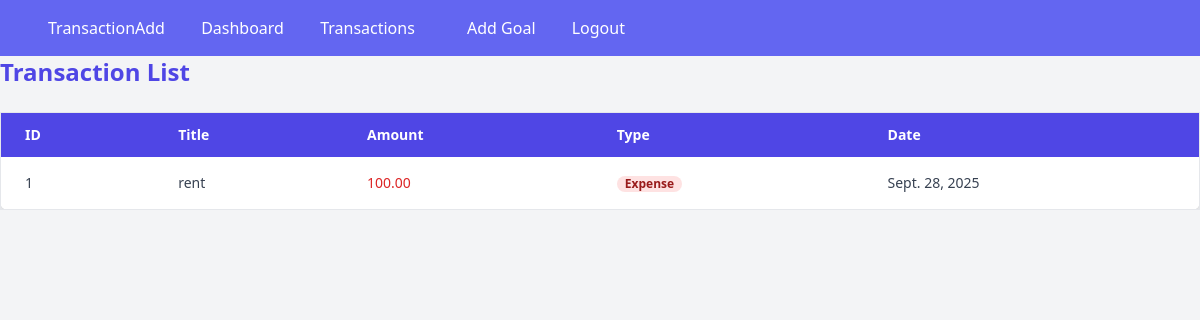
Before: /finance/transaction-list (signed in) with the older database file.
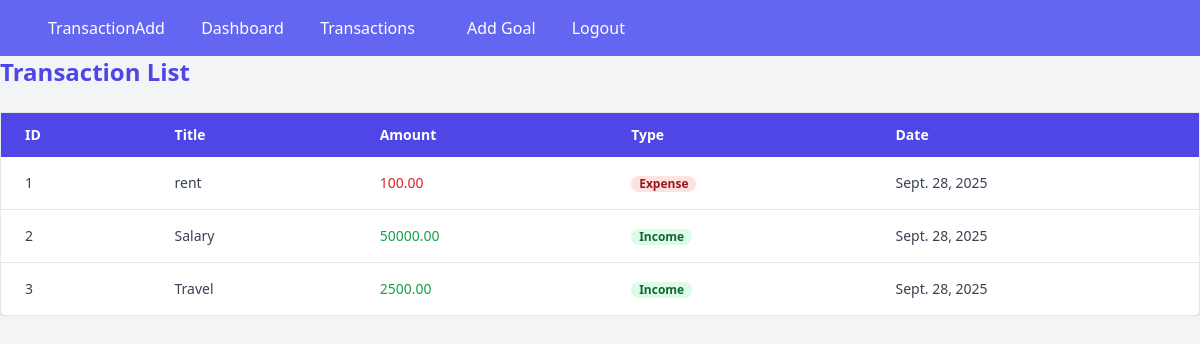
After: the same page with the newer database file.
### finance/models.py (models this page shows, shortened)
class Transaction(models.Model):
    Transaction_Types = [
        ('Income', 'Income'),
        ('Expense', 'Expense')
    ]
    user = models.ForeignKey(User, on_delete=models.CASCADE)
    title = models.CharField(max_length=250)
    amount = models.DecimalField(max_digits=10, decimal_places=2)
    transaction_type = models.CharField(max_length=10, choices=Transaction_Types)
    date = models.DateField()
    category = models.CharField(max_length=100)

### finance/views.py (the view)
# urls.py: path('transaction-list', TransactionListView.as_view(), name="transaction-list"),
class TransactionListView(LoginRequiredMixin,View):
    def get(self,request,*args,**kwargs):
        transactions = Transaction.objects.all()
        return render(request, 'finance/transaction_list.html',{'transactions':transactions})

### finance/templates/finance/transaction_list.html (shortened to what this page needs)
{% extends "finance/base.html" %}
{% block content %}
<h1 class="text-2xl font-bold mb-6 text-indigo-600">Transaction List</h1>
<div class="overflow-x-auto">
  <table class="min-w-full bg-white border border-gray-200 rounded-lg shadow-md">
    <thead class="bg-indigo-600 text-white">
      <tr>
        <th class="px-6 py-3 text-left text-sm font-semibold">ID</th>
        <th class="px-6 py-3 text-left text-sm font-semibold">Title</th>
        <th class="px-6 py-3 text-left text-sm font-semibold">Amount</th>
        <th class="px-6 py-3 text-left text-sm font-semibold">Type</th>
        <th class="px-6 py-3 text-left text-sm font-semibold">Date</th>
      </tr>
    </thead>
    <tbody class="divide-y divide-gray-200">
      {% for i in transactions %}
      <tr class="hover:bg-gray-100">
        <td class="px-6 py-4 text-sm text-gray-700">{{ i.id }}</td>
        <td class="px-6 py-4 text-sm text-gray-700">{{ i.title }}</td>
        <td class="px-6 py-4 text-sm font-medium
                   {% if i.transaction_type == 'Income' %} text-green-600 {% else %} text-red-600 {% endif %}">
          {{ i.amount }}
        </td>
        <td class="px-6 py-4 text-sm">
          <span class="px-2 inline-flex text-xs font-semibold rounded-full
                       {% if i.transaction_type == 'Income' %}
                         bg-green-100 text-green-800
                       {% else %}
                         bg-red-100 text-red-800
                       {% endif %}">
            {{ i.transaction_type }}
          </span>
        </td>
        <td class="px-6 py-4 text-sm text-gray-700">{{ i.date }}</td>
      </tr>
      {% empty %}
      <tr>
        <td colspan="5" class="px-6 py-4 text-center text-gray-500">No transactions found.</td>
      </tr>
      {% endfor %}
    </tbody>
  </table>
</div>
{% endblock content %}

Changed rows visible on the page:
added Transaction: id "2", title "Salary", amount "50000.00", transaction_type "Income", date "Sept. 28, 2025"
added Transaction: id "3", title "Travel", amount "2500.00", transaction_type "Income", date "Sept. 28, 2025"
